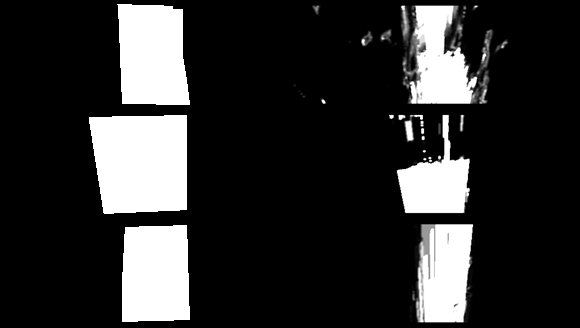
#> input picture Simulation/PythonCode/Analysis/road_surface.png, 580 x 328 px, found by its file name
$ python ipm_width_analysis.py
#> lines starting #> are read from the running program, lines starting #| are printed output that depends on the picture; after the words box and inside, x2 and y2 are one past the last pixel; in counts of white or black regions, pixels touching at a corner belong together; long printed decimals are rounded
import cv2
import numpy as np

im_path = r"D:\GitRepos\Uni\Thesis\Simulation\PythonCode\Analysis\road_surface.png"
#im_path = r"D:\GitRepos\Uni\Thesis\Simulation\PythonCode\Analysis\road_surface2.png"
base_img = cv2.imread(im_path, 0)
#> base_img is the input picture: shape (328, 580); min 0, max 255, mean 46.9

print(base_img.shape)
#| (328, 580)

xmid = int(base_img.shape[1]/2)
#> xmid = 290
yspan = int(base_img.shape[0]/3)
#> yspan = 109

correct = []
guess = []
correctInv = []
for i in range(0,3):
    ystart = i * yspan
    yend = ystart + yspan
    imC = base_img[ystart:yend, :xmid-1]
    imG = base_img[ystart:yend, xmid+1:base_img.shape[1]]

    #ret, imC = np.divide( cv2.threshold(imC,127,255,cv2.THRESH_BINARY), 255 )
    #ret, imG = np.divide( cv2.threshold(imG,127,255,cv2.THRESH_BINARY), 255 )
    #ret, imCinv = np.divide( cv2.threshold(imC,127,255,cv2.THRESH_BINARY_INV), 255 )

    ret, imC = cv2.threshold(imC,127,255,cv2.THRESH_BINARY)
    ret, imG = cv2.threshold(imG,127,255,cv2.THRESH_BINARY)
    ret, imCinv = cv2.threshold(imC,127,255,cv2.THRESH_BINARY_INV)

    correct.append(imC)
    guess.append(imG)
    correctInv.append(imCinv)
#> this loop made 3 passes
#> pass 1, `imC = base_img[ystart:yend, :xmid-1]`:
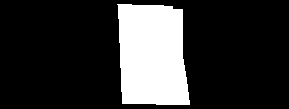
#> imC: shape (109, 289); 20.4% white; 1 white region, box (x1, y1, x2, y2) and area: (117, 4, 190, 105) 6421
#> pass 1, `imG = base_img[ystart:yend, xmid+1:base_img.shape[1]]`:
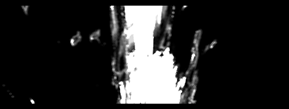
#> imG: shape (109, 289); min 0, max 255, mean 40.5
#> pass 1, `ret, imG = cv2.threshold(imG,127,255,cv2.THRESH_BINARY)`:
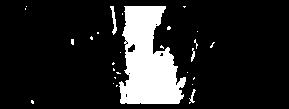
#> imG: shape (109, 289); 14.6% white; 27 white regions (23 under 20 px), largest, box (x1, y1, x2, y2) and area: (119, 6, 186, 104) 4317, (110, 6, 117, 35) 84, (189, 89, 196, 104) 39, (191, 48, 195, 62) 31
#> after the loop:
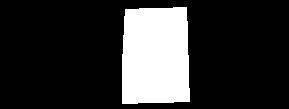
#> imC: shape (109, 289); 19.8% white; 1 white region, box (x1, y1, x2, y2) and area: (122, 7, 190, 104) 6239
#> after the loop, correct = 3 items; correctInv = 3 items; guess = 3 items

print(correct[0].shape)
#| (109, 289)
print(guess[0].shape)
#| (109, 289)

maskedCorrect = []
maskedIncorrect = []


for i in range(0,3):
    corr = cv2.bitwise_and(correct[i], guess[i])
    incorr = cv2.bitwise_and(correctInv[i], guess[i])
    maskedCorrect.append(corr)
    maskedIncorrect.append(incorr)
#> this loop made 3 passes
#> pass 1, `corr = cv2.bitwise_and(correct[i], guess[i])`:
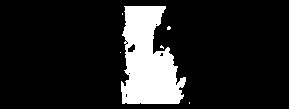
#> corr: shape (109, 289); 13.7% white; 6 white regions (5 under 20 px), largest, box (x1, y1, x2, y2) and area: (121, 6, 186, 104) 4287
#> pass 1, `incorr = cv2.bitwise_and(correctInv[i], guess[i])`:
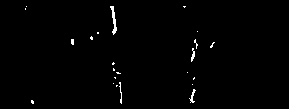
#> incorr: shape (109, 289); 0.91% white in thin lines or dots, all inside (x1, y1, x2, y2) = (25, 6, 215, 104)
#> pass 2, `incorr = cv2.bitwise_and(correctInv[i], guess[i])`:
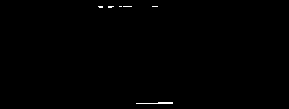
#> incorr: shape (109, 289); 0.28% white in thin lines or dots, all inside (x1, y1, x2, y2) = (98, 6, 173, 104)
#> after the loop, maskedCorrect = 3 items; maskedIncorrect = 3 items


correctSum = []
for m in correct:
    correctSum.append(float(np.sum(m)))
#> after the loop, correctSum = [1637355, 2233545, 1590945]

correctPct = []
incorrectPct = []

for i in range(0,3):
    divisor = correctSum[i]
    divisorincorrect = np.sum(correctInv[i])
    mcorrectsum = np.sum(maskedCorrect[i])
    mincorrectsum = np.sum(maskedIncorrect[i])
    print("i = ", i)
    # [6 lines of commented-out code are left out]
    corr = 100*mcorrectsum / divisor
    inccorr =  100*mincorrectsum / divisorincorrect
    print(corr, "% correct, ", inccorr, "% incorrect")
    correctPct.append(corr)
    incorrectPct.append(incorr)
#> this loop made 3 passes
#> (divisor, divisorincorrect, mcorrectsum, mincorrectsum, corr, inccorr) on passes 1 to 3: (1637355, 6395400, 1100070, 73440, 67.19, 1.15), (2233545, 5799210, 977415, 22695, 43.76, 0.391), (1590945, 6441810, 1191105, 31365, 74.87, 0.487)
#| 67.186 % correct,  1.148 % incorrect
#| 43.761 % correct,  0.3913 % incorrect
#| 74.868 % correct,  0.4869 % incorrect
#> after the loop, correctPct = [67.19, 43.76, 74.87]; incorrectPct = 3 items


cv2.destroyAllWindows()

$ run again, with Simulation/PythonCode/Analysis/road_surface2.png copied over Simulation/PythonCode/Analysis/road_surface.png
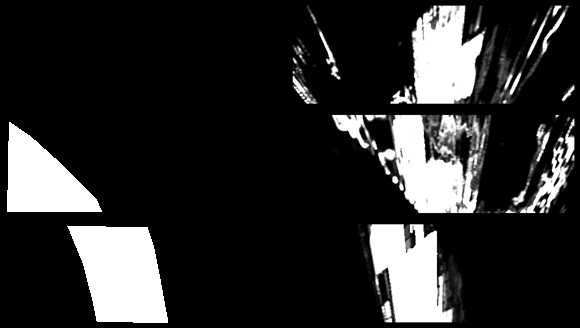
#> input picture Simulation/PythonCode/Analysis/road_surface2.png, 580 x 328 px, found by its file name
#| (328, 580)
#> after the loop `for i in range(0,3):`:
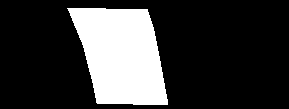
#> imC: shape (109, 289); 22.8% white; 1 white region, box (x1, y1, x2, y2) and area: (67, 8, 168, 105) 7175
#> after the loop `for i in range(0,3):`: correct = 3 items
#| (109, 289)
#| (109, 289)
#> the loop `for i in range(0,3):` made 3 passes
#> pass 3, `incorr = cv2.bitwise_and(correctInv[i], guess[i])`:
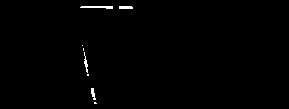
#> incorr: shape (109, 289); 0.63% white in thin lines or dots, all inside (x1, y1, x2, y2) = (80, 6, 133, 104)
#> the loop `for m in correct:` made 3 passes
#> after the loop `for m in correct:`: correctSum = [0, 1253325, 1829625]
#> the loop `for i in range(0,3):` made 3 passes
#> (divisor, divisorincorrect, mcorrectsum, mincorrectsum, corr, inccorr) on passes 1 to 3: (0, 8032755, 0, 1651380, nan, 20.56), (1253325, 6779430, 0, 2087940, 0, 30.8), (1829625, 6203130, 1377000, 50745, 75.26, 0.818)
#> (printed output is left out)
#> after the loop `for i in range(0,3):`: correctPct = [nan, 0, 75.26]; incorrectPct = 3 items
